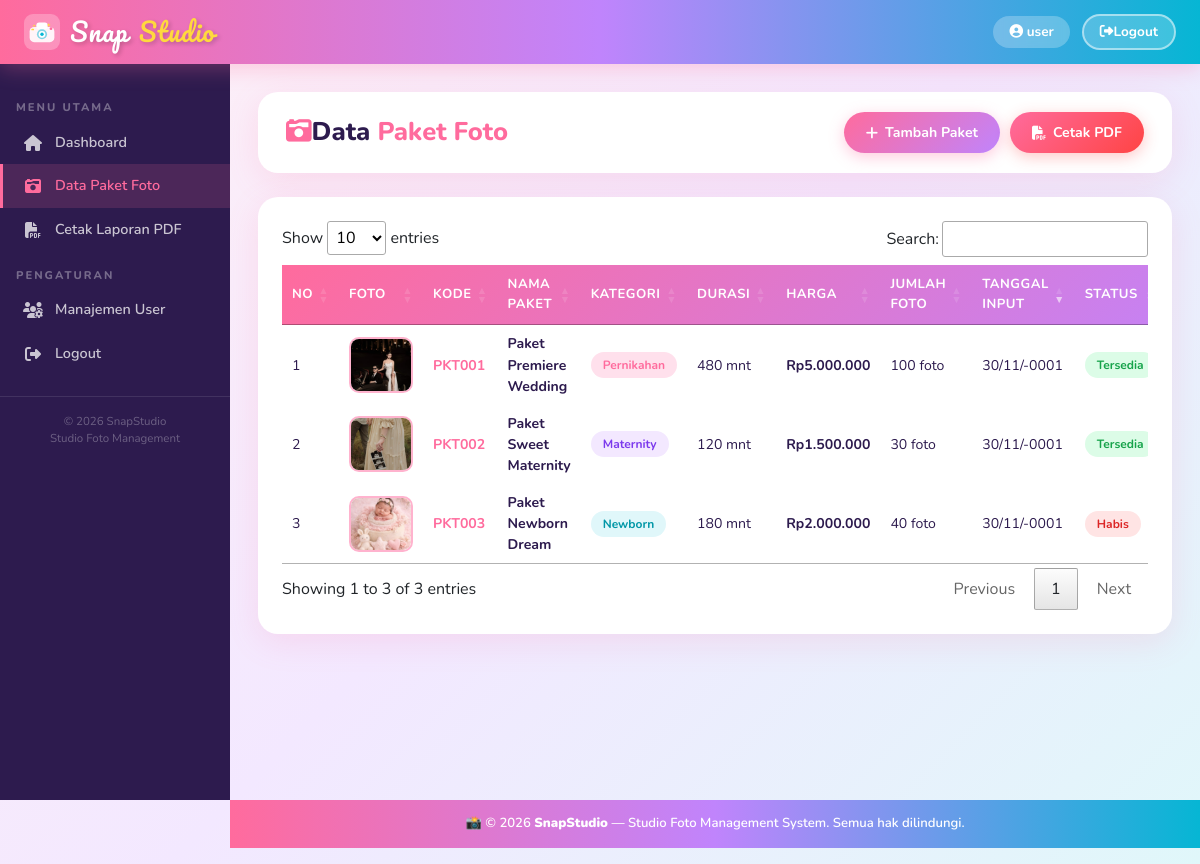
Screenshot of /paket.php (signed in) with the database file from the repository.
### tables this page shows
CREATE TABLE `tb_paket_foto` (
  `id_paket` varchar(20) NOT NULL,
  `nama_paket` varchar(100) NOT NULL,
  `kategori` enum('Pernikahan','Maternity','Newborn','Keluarga','Wisuda','Komersial','Portrait') NOT NULL,
  `durasi_sesi` int(11) NOT NULL COMMENT 'dalam menit',
  `harga` decimal(12,2) NOT NULL,
  `jumlah_foto` int(11) NOT NULL COMMENT 'jumlah foto yang disertakan',
  `deskripsi` text DEFAULT NULL,
  `tanggal_input` date NOT NULL,
  `foto_paket` varchar(255) DEFAULT NULL,
  `status` enum('Tersedia','Habis','Nonaktif') DEFAULT 'Tersedia',
  PRIMARY KEY (`id_paket`)
);

### paket.php (the view, shortened to what this page needs)
<?php include 'partials/header.php'; ?>
<div class="main-content">
<div class="page-header">
    <h1><i class="fas fa-camera-retro me-2" style="color:#FF6B9D;"></i>Data <span>Paket Foto</span></h1>
    <div style="display:flex; gap:10px; flex-wrap:wrap;">
        <a href="tambah.php" class="btn-snap-primary"><i class="fas fa-plus"></i> Tambah Paket</a>
        <a href="report.php" class="btn-snap-danger" target="_blank"><i class="fas fa-file-pdf"></i> Cetak PDF</a>
    </div>
</div>
<div class="snap-card">
    <div class="card-body">
        <div style="overflow-x:auto;">
        <table class="snap-table w-100" id="tabel_paket">
            <thead>
                <tr>
                    <th>No</th>
                    <th>Foto</th>
                    <th>Kode</th>
                    <th>Nama Paket</th>
                    <th>Kategori</th>
                    <th>Durasi</th>
                    <th>Harga</th>
                    <th>Jumlah Foto</th>
                    <th>Tanggal Input</th>
                    <th>Status</th>
                </tr>
            </thead>
            <tbody>
            <?php
            include 'koneksi.php';
            $query  = "SELECT * FROM tb_paket_foto ORDER BY tanggal_input DESC";
            $result = mysqli_query($koneksi, $query);
            $no = 1;
            $badge_map = ['Tersedia'=>'badge-green','Habis'=>'badge-red','Nonaktif'=>'badge-yellow'];
            $cat_map   = ['Pernikahan'=>'badge-pink','Maternity'=>'badge-purple','Newborn'=>'badge-teal','Keluarga'=>'badge-yellow','Wisuda'=>'badge-pink','Komersial'=>'badge-teal','Portrait'=>'badge-purple'];
            while ($row = mysqli_fetch_assoc($result)):
            ?>
            <tr>
                <td><?php echo $no++; ?></td>
                <td>
                    <?php if ($row['foto_paket'] && file_exists('uploads/' . $row['foto_paket'])): ?>
                        <img src="uploads/<?php echo htmlspecialchars($row['foto_paket']); ?>"
                             alt="foto"
                             style="width:64px;height:56px;object-fit:cover;border-radius:10px;border:2px solid #FFB3CE;">
                    <?php else: ?>
                        <div style="width:64px;height:56px;background:linear-gradient(135deg,#FFB3CE,#C084FC);border-radius:10px;display:flex;align-items:center;justify-content:center;font-size:1.5rem;">📷</div>
                    <?php endif; ?>
                </td>
                <td><strong style="color:#FF6B9D;"><?php echo htmlspecialchars($row['id_paket']); ?></strong></td>
                <td style="max-width:160px;">
                    <strong><?php echo htmlspecialchars($row['nama_paket']); ?></strong>
                </td>
                <td><span class="badge-snap <?php echo $cat_map[$row['kategori']] ?? 'badge-pink'; ?>"><?php echo $row['kategori']; ?></span></td>
                <td><?php echo $row['durasi_sesi']; ?> mnt</td>
                <td><strong>Rp<?php echo number_format($row['harga'], 0, ',', '.'); ?></strong></td>
                <td><?php echo $row['jumlah_foto']; ?> foto</td>
                <td><?php echo date('d/m/Y', strtotime($row['tanggal_input'])); ?></td>
                <td><span class="badge-snap <?php echo $badge_map[$row['status']] ?? 'badge-yellow'; ?>"><?php echo $row['status']; ?></span></td>
            </tr>
            <?php endwhile; ?>
            </tbody>
        </table>
        </div>
    </div>
</div>
</div>
<?php include 'partials/footer.php'; ?>

### partials/header.php (style rules this page uses)
:root { --pink-main: #FF6B9D; --pink-light: #FFB3CE; --pink-pale: #FFF0F5; --yellow-main: #FFD93D; --yellow-light: #FFF5CC; --purple-main: #C084FC; --purple-light: #F3E8FF; --teal-main: #06B6D4; --teal-light: #E0F7FA; --coral: #FF8C69; --sidebar-bg: #2D1B4E; --sidebar-hover:#FF6B9D; --text-dark: #2D1B4E; --card-shadow: 0 8px 32px rgba(255,107,157,0.15); }
* { box-sizing: border-box; }
body { margin: 0; padding: 0; background: linear-gradient(135deg, #FFF0F5 0%, #F3E8FF 50%, #E0F7FA 100%); font-family: 'Nunito', sans-serif; min-height: 100vh; }
.main-content { margin-left: 230px; margin-top: 64px; padding: 28px; min-height: calc(100vh - 64px); }
.page-header { background: white; border-radius: 20px; padding: 20px 28px; margin-bottom: 24px; box-shadow: var(--card-shadow); display: flex; align-items: center; justify-content: space-between; flex-wrap: wrap; gap: 12px; }
.page-header h1 { font-size: 1.6rem; font-weight: 800; color: var(--text-dark); margin: 0; }
.page-header h1 span { color: #FF6B9D; }
.btn-snap-primary { background: linear-gradient(135deg, #FF6B9D, #C084FC); color: white; border: none; padding: 10px 22px; border-radius: 50px; font-weight: 700; font-size: 0.88rem; text-decoration: none; transition: all 0.3s; display: inline-flex; align-items: center; gap: 7px; box-shadow: 0 4px 15px rgba(255,107,157,0.35); }
.btn-snap-danger { background: linear-gradient(135deg, #FF6B9D, #FF4444); color: white; border: none; padding: 10px 22px; border-radius: 50px; font-weight: 700; font-size: 0.88rem; text-decoration: none; transition: all 0.3s; display: inline-flex; align-items: center; gap: 7px; box-shadow: 0 4px 15px rgba(255,68,68,0.3); }
.snap-card { background: white; border-radius: 20px; box-shadow: var(--card-shadow); overflow: hidden; }
.snap-card .card-body { padding: 24px; }
.snap-table { width: 100%; border-collapse: collapse; }
.snap-table thead tr { background: linear-gradient(135deg, #FF6B9D, #C084FC); color: white; }
.snap-table thead th { padding: 14px 16px; font-size: 0.82rem; font-weight: 700; text-transform: uppercase; letter-spacing: 0.5px; border: none; }
.snap-table tbody tr { border-bottom: 1px solid #f0e0f0; transition: background 0.2s; }
.snap-table tbody td { padding: 12px 16px; vertical-align: middle; font-size: 0.88rem; color: var(--text-dark); }
.badge-snap { display: inline-block; padding: 4px 12px; border-radius: 50px; font-size: 0.75rem; font-weight: 700; }
.badge-pink { background: #FFE0EC; color: #FF6B9D; }
.badge-purple { background: #F3E8FF; color: #7C3AED; }
.badge-teal { background: #E0F7FA; color: #0097A7; }
.badge-green { background: #DCFCE7; color: #16A34A; }
.badge-red { background: #FFE4E4; color: #DC2626; }

### rows the page displays
tb_paket_foto: foto_paket (picture), id_paket "PKT001", nama_paket "Paket Premiere Wedding", kategori "Pernikahan", durasi_sesi "480", harga "5.000.000", jumlah_foto "100", tanggal_input "30/11/-0001", status "Tersedia"
tb_paket_foto: foto_paket (picture), id_paket "PKT002", nama_paket "Paket Sweet Maternity", kategori "Maternity", durasi_sesi "120", harga "1.500.000", jumlah_foto "30", tanggal_input "30/11/-0001", status "Tersedia"
tb_paket_foto: foto_paket (picture), id_paket "PKT003", nama_paket "Paket Newborn Dream", kategori "Newborn", durasi_sesi "180", harga "2.000.000", jumlah_foto "40", tanggal_input "30/11/-0001", status "Habis"

### other values shown
$_SESSION['username'] "user"
